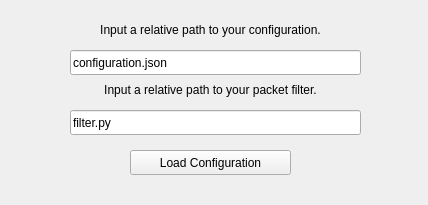
<?xml version="1.0" encoding="UTF-8"?>
<ui version="4.0">
 <class>RofiRun</class>
 <widget class="QMainWindow" name="RofiRun">
  <property name="geometry">
   <rect>
    <x>0</x>
    <y>0</y>
    <width>428</width>
    <height>205</height>
   </rect>
  </property>
  <property name="minimumSize">
   <size>
    <width>428</width>
    <height>205</height>
   </size>
  </property>
  <property name="maximumSize">
   <size>
    <width>428</width>
    <height>205</height>
   </size>
  </property>
  <property name="contextMenuPolicy">
   <enum>Qt::NoContextMenu</enum>
  </property>
  <property name="windowTitle">
   <string>RofiRun</string>
  </property>
  <property name="tabShape">
   <enum>QTabWidget::Rounded</enum>
  </property>
  <widget class="QWidget" name="centralwidget">
   <widget class="QPushButton" name="loadButton">
    <property name="geometry">
     <rect>
      <x>130</x>
      <y>150</y>
      <width>161</width>
      <height>25</height>
     </rect>
    </property>
    <property name="text">
     <string>Load Configuration</string>
    </property>
    <addAction name="actionLoadConfiguration" />
   </widget>
   <widget class="QWidget" name="widget" native="true">
    <property name="geometry">
     <rect>
      <x>30</x>
      <y>10</y>
      <width>361</width>
      <height>71</height>
     </rect>
    </property>
    <widget class="QLineEdit" name="configEdit">
     <property name="geometry">
      <rect>
       <x>40</x>
       <y>40</y>
       <width>291</width>
       <height>25</height>
      </rect>
     </property>
     <property name="inputMask">
      <string/>
     </property>
     <property name="text">
      <string>configuration.json</string>
     </property>
    </widget>
    <widget class="QLabel" name="label">
     <property name="geometry">
      <rect>
       <x>20</x>
       <y>10</y>
       <width>321</width>
       <height>20</height>
      </rect>
     </property>
     <property name="text">
      <string>Input a relative path to your configuration.</string>
     </property>
     <property name="alignment">
      <set>Qt::AlignCenter</set>
     </property>
    </widget>
   </widget>
   <widget class="QWidget" name="widget_2" native="true">
    <property name="geometry">
     <rect>
      <x>30</x>
      <y>80</y>
      <width>361</width>
      <height>61</height>
     </rect>
    </property>
    <widget class="QLabel" name="label_3">
     <property name="geometry">
      <rect>
       <x>20</x>
       <y>0</y>
       <width>321</width>
       <height>20</height>
      </rect>
     </property>
     <property name="text">
      <string>Input a relative path to your packet filter.</string>
     </property>
     <property name="alignment">
      <set>Qt::AlignCenter</set>
     </property>
    </widget>
    <widget class="QLineEdit" name="filterEdit">
     <property name="geometry">
      <rect>
       <x>40</x>
       <y>30</y>
       <width>291</width>
       <height>25</height>
      </rect>
     </property>
     <property name="inputMask">
      <string/>
     </property>
     <property name="text">
      <string>filter.py</string>
     </property>
    </widget>
   </widget>
  </widget>
  <action name="actionLoadConfiguration">
   <property name="text">
    <string>LoadConfiguration</string>
   </property>
   <property name="menuRole">
    <enum>QAction::NoRole</enum>
   </property>
  </action>
 </widget>
 <resources/>
 <connections/>
</ui>
